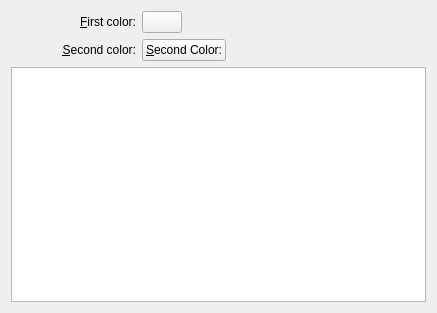
<?xml version="1.0" encoding="UTF-8"?>
<ui version="4.0">
 <class>Config</class>
 <widget class="QWidget" name="Config">
  <property name="geometry">
   <rect>
    <x>0</x>
    <y>0</y>
    <width>437</width>
    <height>313</height>
   </rect>
  </property>
  <property name="windowTitle">
   <string>Color</string>
  </property>
  <layout class="QGridLayout" name="gridLayout">
   <item row="1" column="2">
    <spacer name="horizontalSpacer_2">
     <property name="orientation">
      <enum>Qt::Horizontal</enum>
     </property>
     <property name="sizeHint" stdset="0">
      <size>
       <width>40</width>
       <height>20</height>
      </size>
     </property>
    </spacer>
   </item>
   <item row="2" column="0" colspan="3">
    <widget class="ItemsView" name="m_view">
     <property name="minimumSize">
      <size>
       <width>300</width>
       <height>220</height>
      </size>
     </property>
     <property name="movement">
      <enum>QListView::Static</enum>
     </property>
     <property name="resizeMode">
      <enum>QListView::Adjust</enum>
     </property>
     <property name="layoutMode">
      <enum>QListView::Batched</enum>
     </property>
     <property name="spacing">
      <number>2</number>
     </property>
     <property name="viewMode">
      <enum>QListView::IconMode</enum>
     </property>
     <property name="uniformItemSizes">
      <bool>false</bool>
     </property>
    </widget>
   </item>
   <item row="1" column="1">
    <widget class="KColorButton" name="m_color2">
     <property name="sizePolicy">
      <sizepolicy hsizetype="Fixed" vsizetype="Fixed">
       <horstretch>0</horstretch>
       <verstretch>0</verstretch>
      </sizepolicy>
     </property>
     <property name="text">
      <string>&amp;Second Color:</string>
     </property>
     <property name="color">
      <color>
       <red>70</red>
       <green>90</green>
       <blue>130</blue>
      </color>
     </property>
     <property name="defaultColor">
      <color>
       <red>70</red>
       <green>90</green>
       <blue>130</blue>
      </color>
     </property>
    </widget>
   </item>
   <item row="0" column="2">
    <spacer name="horizontalSpacer">
     <property name="orientation">
      <enum>Qt::Horizontal</enum>
     </property>
     <property name="sizeHint" stdset="0">
      <size>
       <width>187</width>
       <height>20</height>
      </size>
     </property>
    </spacer>
   </item>
   <item row="0" column="1">
    <widget class="KColorButton" name="m_color1">
     <property name="sizePolicy">
      <sizepolicy hsizetype="Fixed" vsizetype="Fixed">
       <horstretch>0</horstretch>
       <verstretch>0</verstretch>
      </sizepolicy>
     </property>
     <property name="color">
      <color>
       <red>70</red>
       <green>90</green>
       <blue>130</blue>
      </color>
     </property>
     <property name="defaultColor">
      <color>
       <red>70</red>
       <green>90</green>
       <blue>130</blue>
      </color>
     </property>
    </widget>
   </item>
   <item row="1" column="0">
    <widget class="QLabel" name="label_6">
     <property name="minimumSize">
      <size>
       <width>125</width>
       <height>0</height>
      </size>
     </property>
     <property name="text">
      <string>&amp;Second color:</string>
     </property>
     <property name="alignment">
      <set>Qt::AlignRight|Qt::AlignTrailing|Qt::AlignVCenter</set>
     </property>
     <property name="buddy">
      <cstring>m_color1</cstring>
     </property>
    </widget>
   </item>
   <item row="0" column="0">
    <widget class="QLabel" name="label_5">
     <property name="minimumSize">
      <size>
       <width>125</width>
       <height>0</height>
      </size>
     </property>
     <property name="text">
      <string>&amp;First color:</string>
     </property>
     <property name="alignment">
      <set>Qt::AlignRight|Qt::AlignTrailing|Qt::AlignVCenter</set>
     </property>
     <property name="buddy">
      <cstring>m_color1</cstring>
     </property>
    </widget>
   </item>
  </layout>
 </widget>
 <customwidgets>
  <customwidget>
   <class>KColorButton</class>
   <extends>QPushButton</extends>
   <header>kcolorbutton.h</header>
  </customwidget>
  <customwidget>
   <class>ItemsView</class>
   <extends>QListView</extends>
   <header>itemsview.h</header>
  </customwidget>
 </customwidgets>
 <connections/>
</ui>
